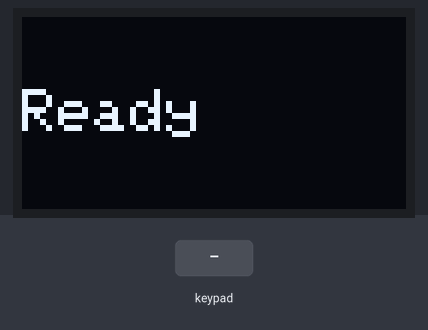
The program below on a simulated ESP32. Shown: 128×64 one-colour display. The test bench sets the inputs (shaded band). What the program prints to the serial monitor is not drawn.

Above: at 1.2 s.
1.3 s: keypad keys 1 4 1 2 1 3 4 # pressed 0.4 s apart
At 1.53 s:
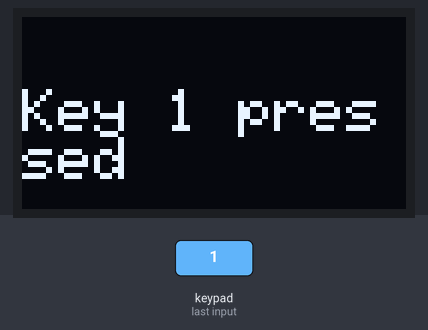
6.0 s: key 'A' pressed
At 6.23 s:
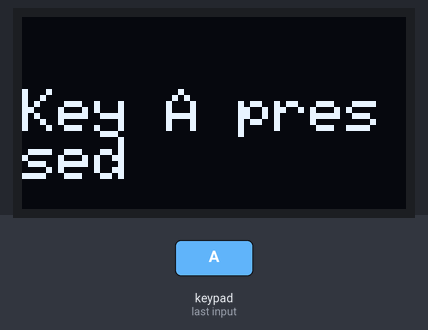
7.9 s: key '*' pressed
At 8.14 s:
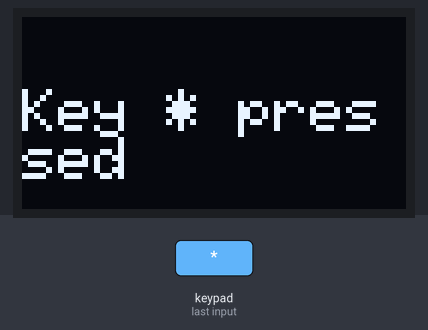
9.8 s: keypad keys 1 4 1 2 1 3 4 D pressed 0.4 s apart
At 13.34 s:
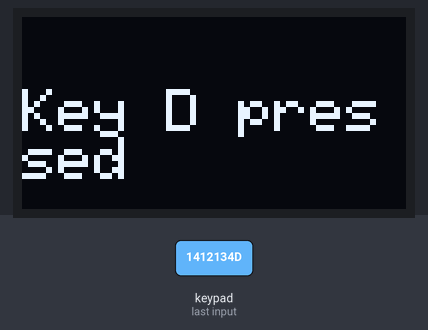
14.6 s: key 'B' pressed
At 14.84 s:
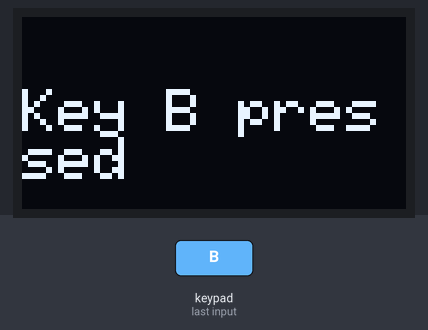
16.5 s: key 'C' pressed
At 16.74 s:
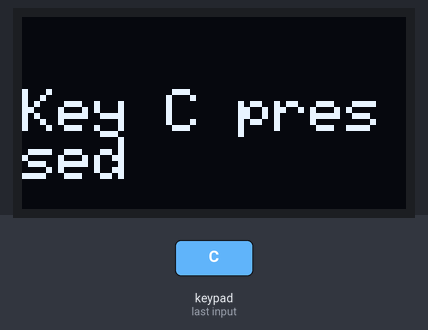
Timing chart, 0 to 19.4 s (numbered marks = the images above; inputs shaded):
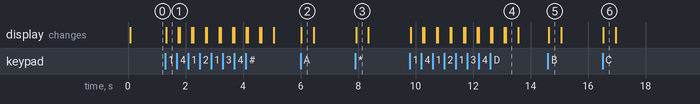

The program:

main.cpp
```cpp
#include <Arduino.h>
#include <Wire.h>
#include <Adafruit_GFX.h>
#include <Adafruit_SSD1306.h>
#include <Keypad.h>

// OLED Setup
#define SCREEN_WIDTH 128
#define SCREEN_HEIGHT 64
#define OLED_RESET   -1
#define SCREEN_ADDR  0x3C

Adafruit_SSD1306 display(SCREEN_WIDTH, SCREEN_HEIGHT, &Wire, OLED_RESET);

// Keypad Setup
const byte ROWS = 4;
const byte COLS = 4;
char keys[ROWS][COLS] = {
  {'1','2','3','A'},
  {'4','5','6','B'},
  {'7','8','9','C'},
  {'*','0','#','D'}
};
// Keypad wiring (change if you use different pins)
byte rowPins[ROWS] = {14, 12, 13, 4}; // R1-R4
byte colPins[COLS] = {32, 33, 25, 26}; // C1-C4

Keypad keypad = Keypad(makeKeymap(keys), rowPins, colPins, ROWS, COLS);

// Mapping table: key to button number (for display)
int getButtonNumber(char key) {
  switch (key) {
    case '1': return 1;
    case '2': return 2;
    case '3': return 3;
    case 'A': return 10;
    case '4': return 4;
    case '5': return 5;
    case '6': return 6;
    case 'B': return 11;
    case '7': return 7;
    case '8': return 8;
    case '9': return 9;
    case 'C': return 12;
    case '*': return 13;
    case '0': return 14;
    case '#': return 15;
    case 'D': return 16;
    default: return 0;
  }
}

void showText(const String& text) {
  display.clearDisplay();
  display.setTextColor(SSD1306_WHITE);
  display.setTextSize(2);
  display.setCursor(0, (SCREEN_HEIGHT-16)/2);
  display.print(text);
  display.display();
}

void setup() {
  Serial.begin(115200);
  if (!display.begin(SSD1306_SWITCHCAPVCC, SCREEN_ADDR)) {
    Serial.println("SSD1306 init failed!");
    for (;;);
  }
  display.clearDisplay();
  display.display();
  showText("Ready");
}

void loop() {
  char key = keypad.getKey();
  if (key) {
    Serial.print("Key: "); Serial.println(key);

    String msg = String("Key ") + key + " pressed";
    showText(msg);
    Serial.println(msg);

    delay(400);
    showText("Ready");
  }
}
```

Measured:
- after the input at 1.3 s, the display: changes at once (image 1)
- after the input at 6.0 s, the display: changes at once (image 2)
- after the input at 7.9 s, the display: changes at once (image 3)
- after the input at 9.8 s, the display: first changes at once (image 4 shows a later state)
- after the input at 14.6 s, the display: changes at once (image 5)
- after the input at 16.5 s, the display: changes at once (image 6)
- what the display in image 2 shows lasts 0.5 s, from 6.0 s to 6.5 s
